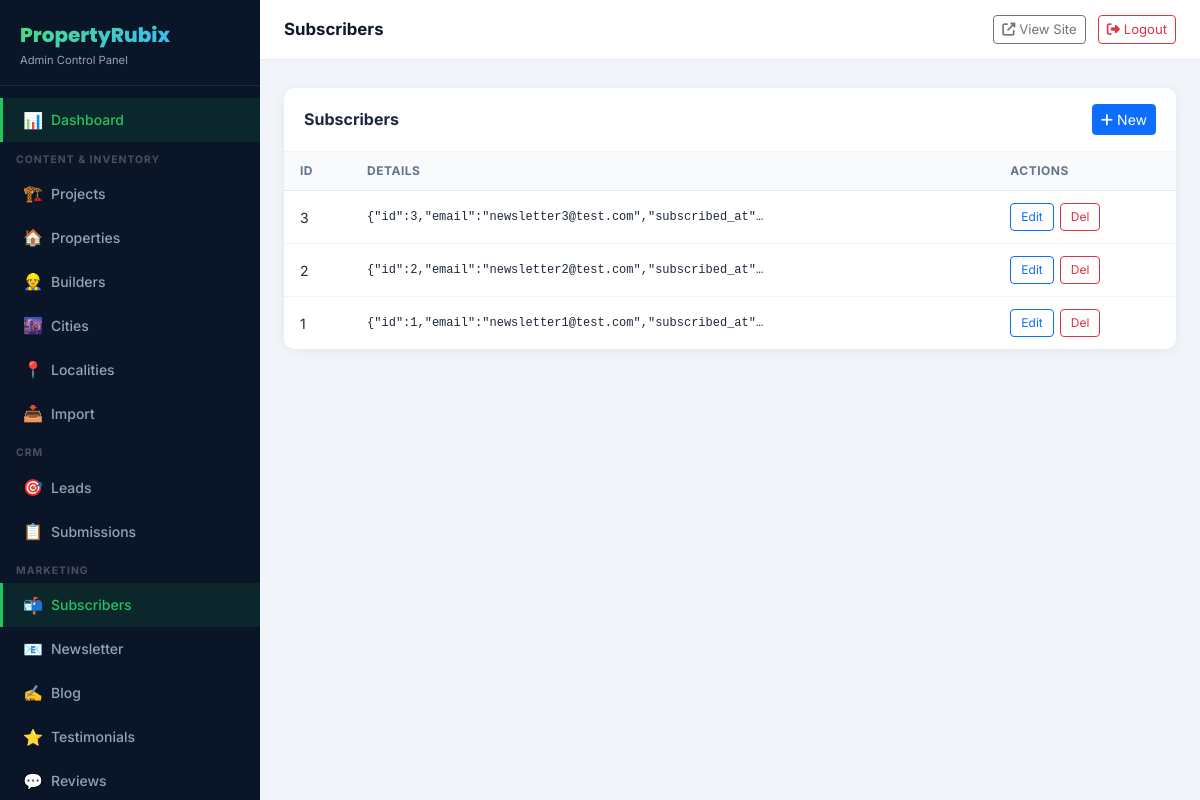
/admin/subscribers/index.php (signed in), run on the app's committed database.
### tables this page shows
CREATE TABLE `branding_settings` (
  `id`              INT UNSIGNED NOT NULL AUTO_INCREMENT,
  `site_name`       VARCHAR(255) DEFAULT 'PropertyRubix',
  `logo`            VARCHAR(255) DEFAULT NULL,
  `favicon`         VARCHAR(255) DEFAULT NULL,
  `primary_color`   VARCHAR(20)  DEFAULT '#16a34a',
  `secondary_color` VARCHAR(20)  DEFAULT '#0f172a',
  `tagline`         VARCHAR(255) DEFAULT NULL,
  `updated_at`      DATETIME NOT NULL DEFAULT CURRENT_TIMESTAMP ON UPDATE CURRENT_TIMESTAMP,
  PRIMARY KEY (`id`)
);

CREATE TABLE `subscribers` (
  `id`            INT UNSIGNED NOT NULL AUTO_INCREMENT,
  `email`         VARCHAR(150) NOT NULL,
  `subscribed_at` DATETIME NOT NULL DEFAULT CURRENT_TIMESTAMP,
  `status`        ENUM('active','unsubscribed') NOT NULL DEFAULT 'active',
  PRIMARY KEY (`id`),
  UNIQUE KEY `uq_email` (`email`)
);

### config/db.php (called while the page is built, shortened)
<?php
function db(): PDO {
    static $pdo = null;
    if ($pdo === null) {
        $dsn = 'mysql:host=' . DB_HOST . ';dbname=' . DB_NAME . ';charset=' . DB_CHARSET;
        $options = [
            PDO::ATTR_ERRMODE            => PDO::ERRMODE_EXCEPTION,
            PDO::ATTR_DEFAULT_FETCH_MODE => PDO::FETCH_ASSOC,
            PDO::ATTR_EMULATE_PREPARES   => false,
            PDO::MYSQL_ATTR_INIT_COMMAND => "SET NAMES utf8mb4 COLLATE utf8mb4_unicode_ci",
        ];
        try {
            $pdo = new PDO($dsn, DB_USER, DB_PASS, $options);
        } catch (PDOException $e) {
            die('
            <div style="font-family:sans-serif;padding:30px;background:#fef2f2;border:1px solid #fca5a5;border-radius:8px;max-width:600px;margin:40px auto">
                <h2 style="color:#dc2626">⚠ Database Connection Error</h2>
                <p>Could not connect to MySQL. Please check:</p>
                <ul>
                    <li>XAMPP MySQL service is running</li>
                    <li>Database <strong>' . DB_NAME . '</strong> exists in phpMyAdmin</li>
                    <li>Credentials in <code>config/db.php</code> are correct</li>
                    <li>You have imported <code>database/schema.sql</code> and <code>database/seed.sql</code></li>
                </ul>
                <p style="color:#6b7280;font-size:0.875rem">Error: ' . htmlspecialchars($e->getMessage()) . '</p>
            </div>');
        }
    }
    return $pdo;
}

### app/helpers/settings.php (called while the page is built, shortened)
<?php
function getBranding(): array {
    static $branding = [];
    if (!$branding) {
        try {
            $branding = db()->query("SELECT * FROM branding_settings LIMIT 1")->fetch() ?: [];
        } catch (Throwable) {}
    }
    return $branding ?: [
        'site_name' => 'PropertyRubix',
        'primary_color' => '#16a34a',
        'secondary_color' => '#0f172a',
        'tagline' => 'Find Your Perfect Property',
        'logo' => null,
    ];
}

### admin/includes/auth_check.php (called while the page is built, shortened)
<?php
require_once __DIR__ . '/../../config/db.php';
require_once APP_PATH . 'helpers/csrf.php';
require_once APP_PATH . 'helpers/settings.php';
$branding    = getBranding();
$siteName    = $branding['site_name'] ?? 'PropertyRubix';

### admin/includes/crud_helpers.php (called while the page is built, shortened)
<?php
function crudList(PDO $pdo, string $table, int $perPage = 20, string $orderBy = 'id DESC', string $extraJoin = '', string $extraSelect = '', string $search = '', array $searchCols = []): array {
    $page   = max(1, (int)($_GET['page'] ?? 1));
    $offset = ($page - 1) * $perPage;
    $where = '1=1';
    $args  = [];
    $total = $pdo->prepare("SELECT COUNT(*) FROM `$table` $extraJoin WHERE $where");
    $total->execute($args);
    $total = (int)$total->fetchColumn();
    $rows = $pdo->prepare("SELECT `$table`.* $extraSelect FROM `$table` $extraJoin WHERE $where ORDER BY $orderBy LIMIT ? OFFSET ?");
    $rows->execute(array_merge($args, [$perPage, $offset]));
    return [
        'rows'       => $rows->fetchAll(),
        'total'      => $total,
        'page'       => $page,
        'totalPages' => (int)ceil($total / $perPage),
        'perPage'    => $perPage,
    ];
}

### app/helpers/csrf.php (called while the page is built, shortened)
<?php
function csrfToken(): string {
    return $_SESSION['csrf_token'];
}

### admin/subscribers/index.php (the view, shortened to what this page needs)
<?php
require_once __DIR__ . '/../includes/auth_check.php';
require_once __DIR__ . '/../includes/crud_helpers.php';
$pdo    = db();
$action = $_GET['action'] ?? 'list';
$search = trim($_GET['q'] ?? '');
$list = crudList($pdo, 'subscribers', 20, 'id DESC', '', '', $search, ['id']);
$pageTitle = 'Subscribers';
require __DIR__ . '/../includes/header.php';
?>
<?php if ($action === 'list'): ?>
<div class="adm-table-wrap">
  <div class="adm-table-header">
    <h2 class="adm-table-title"><?= $pageTitle ?></h2>
    <div class="d-flex gap-2">
      <a href="?action=new" class="btn btn-sm btn-primary"><i class="fas fa-plus me-1"></i>New</a>
    </div>
  </div>
  <div class="table-responsive">
    <table class="adm-table">
      <thead><tr><th>ID</th><th>Details</th><th>Actions</th></tr></thead>
      <tbody>
        <?php foreach ($list['rows'] as $p): ?>
        <tr>
          <td><?= $p['id'] ?></td>
          <td>
            <pre style="margin:0; font-size:0.75rem; max-width: 400px; overflow: hidden; text-overflow: ellipsis; white-space: nowrap;"><?= htmlspecialchars(json_encode($p)) ?></pre>
          </td>
          <td>
            <div class="actions">
              <a href="?action=edit&id=<?= $p['id'] ?>" class="btn btn-sm btn-outline-primary">Edit</a>
              <a href="?action=delete&id=<?= $p['id'] ?>&csrf_token=<?= csrfToken() ?>"
                 class="btn btn-sm btn-outline-danger"
                 data-confirm="Delete?">Del</a>
            </div>
          </td>
        </tr>
        <?php endforeach; ?>
      </tbody>
    </table>
  </div>
</div>
<?php endif; ?>
<?php require __DIR__ . '/../includes/footer.php'; ?>

### admin/includes/sidebar.php (shortened to what this page needs)
<?php
$adminBase = BASE_URL . 'admin/';
$curDir    = basename(dirname($_SERVER['PHP_SELF']));
function adminLink(string $href, string $icon, string $label, string $curDir = '', string $match = ''): string {
    $active = ($match && ($curDir === $match || basename($_SERVER['PHP_SELF']) === $match)) ? 'active' : '';
    return "<a href=\"$href\" class=\"adm-nav-link $active\"><span class=\"nav-icon\">$icon</span> $label</a>";
}
?>
<aside class="adm-sidebar" id="adminSidebar">
  <div class="adm-logo">
    <a href="<?= $adminBase ?>"><?= htmlspecialchars($siteName) ?></a>
    <p>Admin Control Panel</p>
  </div>
  <nav class="adm-nav">
    <?= adminLink($adminBase, '📊', 'Dashboard', $curDir, 'index.php') ?>
    <div class="adm-nav-section">Content & Inventory</div>
    <?= adminLink($adminBase . 'projects/', '🏗️', 'Projects', $curDir, 'projects') ?>
    <?= adminLink($adminBase . 'properties/', '🏠', 'Properties', $curDir, 'properties') ?>
    <?= adminLink($adminBase . 'builders/', '👷', 'Builders', $curDir, 'builders') ?>
    <?= adminLink($adminBase . 'cities/', '🌆', 'Cities', $curDir, 'cities') ?>
    <?= adminLink($adminBase . 'localities/', '📍', 'Localities', $curDir, 'localities') ?>
    <?= adminLink($adminBase . 'import/', '📥', 'Import', $curDir, 'import') ?>
    <div class="adm-nav-section">CRM</div>
    <?= adminLink($adminBase . 'leads/', '🎯', 'Leads', $curDir, 'leads') ?>
    <?= adminLink($adminBase . 'submissions/', '📋', 'Submissions', $curDir, 'submissions') ?>
    <div class="adm-nav-section">Marketing</div>
    <?= adminLink($adminBase . 'subscribers/', '📬', 'Subscribers', $curDir, 'subscribers') ?>
    <?= adminLink($adminBase . 'newsletter/', '📧', 'Newsletter', $curDir, 'newsletter') ?>
    <?= adminLink($adminBase . 'blog/', '✍️', 'Blog', $curDir, 'blog') ?>
    <?= adminLink($adminBase . 'testimonials/', '⭐', 'Testimonials', $curDir, 'testimonials') ?>
    <?= adminLink($adminBase . 'reviews/', '💬', 'Reviews', $curDir, 'reviews') ?>
  </nav>
</aside>

### assets/css/admin.css (style rules this page uses)
:root { --adm-sidebar-bg: #0a1628; --adm-sidebar-w: 260px; --adm-header-h: 60px; --adm-primary: #a9804b; --adm-primary-hover: #8f6b3d; --adm-primary-light: #f2e2ba; --adm-accent: #22c55e; --adm-text: #e2e8f0; --adm-text-muted: #94a3b8; --adm-border: #1e293b; --adm-card: #ffffff; --adm-bg: #f1f5f9; --adm-radius: 10px; }
* { box-sizing: border-box; }
body.admin-body { margin: 0; font-family: 'Inter', sans-serif; background: var(--adm-bg); color: #1e293b; overflow-x: hidden; }
.adm-sidebar { position: fixed; top: 0; left: 0; width: var(--adm-sidebar-w); height: 100vh; background: var(--adm-sidebar-bg); z-index: 1000; display: flex; flex-direction: column; overflow-y: auto; transition: transform 0.3s ease; }
.adm-logo { padding: 20px 20px 16px; border-bottom: 1px solid var(--adm-border); flex-shrink: 0; }
.adm-logo a { text-decoration: none; font-size: 1.25rem; font-weight: 800; font-family: 'Poppins', sans-serif; background: linear-gradient(135deg, #4ade80, #38bdf8); -webkit-background-clip: text; -webkit-text-fill-color: transparent; background-clip: text; }
.adm-logo p { font-size: 0.7rem; color: var(--adm-text-muted); margin: 2px 0 0; }
.adm-nav { padding: 12px 0; flex: 1; }
.adm-nav-section { padding: 10px 16px 4px; font-size: 0.65rem; font-weight: 700; text-transform: uppercase; letter-spacing: 1px; color: rgba(255,255,255,0.25); }
.adm-nav-link { display: flex; align-items: center; gap: 10px; padding: 10px 20px; color: var(--adm-text-muted); text-decoration: none; font-size: 0.875rem; font-weight: 500; border-left: 3px solid transparent; transition: all 0.2s ease; white-space: nowrap; }
.adm-nav-link .nav-icon { font-size: 1rem; width: 18px; text-align: center; }
.adm-nav-link.active { color: var(--adm-accent); background: rgba(22,163,74,0.12); border-left-color: var(--adm-accent); }
.adm-table-wrap { background: white; border-radius: var(--adm-radius); box-shadow: 0 2px 12px rgba(0,0,0,0.06); overflow: hidden; }
.adm-table-header { padding: 16px 20px; border-bottom: 1px solid #f1f5f9; display: flex; align-items: center; justify-content: space-between; gap: 12px; flex-wrap: wrap; }
.adm-table-title { font-size: 1rem; font-weight: 700; margin: 0; }
.adm-table { width: 100%; border-collapse: collapse; }
.adm-table th { background: #f8fafc; padding: 10px 16px; text-align: left; font-size: 0.75rem; font-weight: 700; text-transform: uppercase; letter-spacing: 0.5px; color: #64748b; border-bottom: 1px solid #e2e8f0; }
.adm-table td { padding: 12px 16px; font-size: 0.875rem; border-bottom: 1px solid #f1f5f9; vertical-align: middle; }
.adm-table tr:last-child td { border-bottom: none; }
.adm-table .actions { display: flex; gap: 6px; }
.adm-table .actions .btn { font-size: 0.75rem; padding: 4px 10px; }

### data on the page
branding_settings: site_name "PropertyRubix"
subscribers: id "3", p "{\"id\":3,\"email\":\"newsletter3@test.com\",\"subscribed_at\"…"
subscribers: id "2", p "{\"id\":2,\"email\":\"newsletter2@test.com\",\"subscribed_at\"…"
subscribers: id "1", p "{\"id\":1,\"email\":\"newsletter1@test.com\",\"subscribed_at\"…"

### other printed values
$icon "📊 🏗️ 🏠 👷 🌆 📍 📥 🎯 📋 📬 📧 ✍️ ⭐ 💬"
$label "Dashboard Projects Properties Builders Cities Localities Import Leads Submissions Subscribers Newsletter Blog Testimonials Reviews"
$pageTitle "Subscribers"
